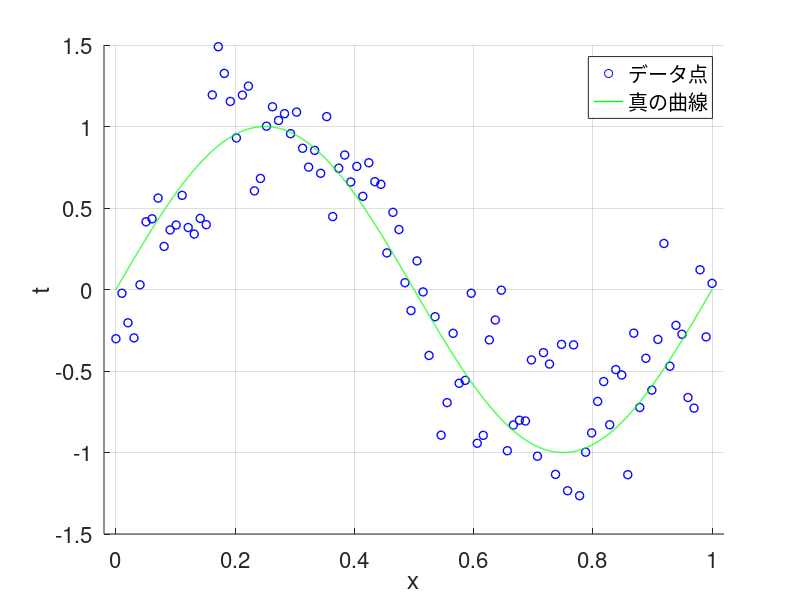
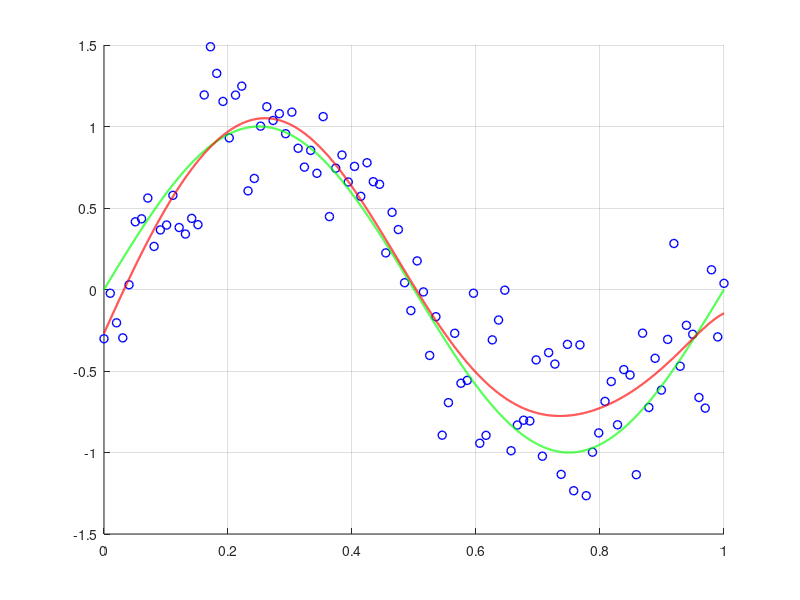

Source code (MATLAB) for these figures, in order: (Note: this script raises an error after producing the figures.)
%%%%% PRMLゼミ資料 %%%%%
% 1.1節関連
% 図1.2, 図1.4, 図1.6, 表1.1 関連

clear;
clc;
close all;

rng(11);

%% 人工データの生成
N = 100;
x = linspace(0,1,N);
t = sin(2*pi*x) + 0.3 * randn(1,N);

%% PRMLの図1.2の作成（人工データのプロット）
X = linspace(0,1,N*100);
figure(1);
hold on;
grid on;
scatter(x,t,'b','LineWidth',1);
plot(X,sin(2*pi*X),'g','LineWidth',1);
xlabel('x');
ylabel('t');
legend('データ点','真の曲線');
set(gca,'FontSize',16);
xlim([-0.02 1.02]);

%% 多項式曲線フィッティングの実装 ~ 重みの計算 ~ 
M = 9; 
x_matrix = [ones(N,1), zeros(N,M)];

for i = 1:M
    x_matrix(:,i+1) = transpose(x).^(i);
end

w = (transpose(x_matrix) * x_matrix) \ (transpose(x_matrix) * transpose(t));

%% 計算した重みを用いて予測して、プロット
X_matrix = [ones(N*100,1), zeros(N*100,M)];
for i = 1:M
    X_matrix(:,i+1) = transpose(X).^(i);
end

y = X_matrix * w;

figure(2);
hold on;
grid on;
scatter(x,t,'b','LineWidth',1);
plot(X,sin(2*pi*X),'g','LineWidth',1.5);
plot(X,y,'r','LineWidth',1.5);
%xlabel('x');
%ylabel('t');
title('M = ' + string(M) + ' の場合 （サンプル数：' + string(N) + '）');
legend('データ点','真の曲線','予測結果');
set(gca,'FontSize',16);
xlim([-0.02 1.02]);
ylim([-2 1.5]);